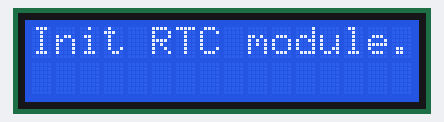
Bench run of a sketch on a simulated ESP8266 (NodeMCU). On the bench: 16×2 character LCD. WiFi joins after 1.5 s; servers stay silent unless stated; network time is answered at once with the bench clock; the local clock reads 2024-03-15 10:24:30 at power-on unless the sketch sets it; what the sketch prints to the serial monitor is not drawn.

Above: at 0.1 s.
At 2.2 s:
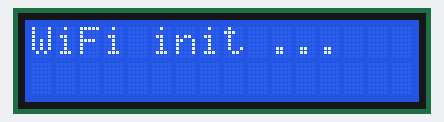
At 3.7 s:
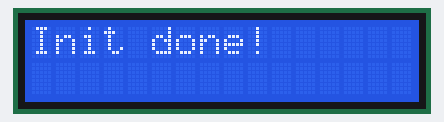
At 5.7 s:
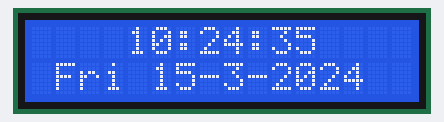
At 22.1 s:
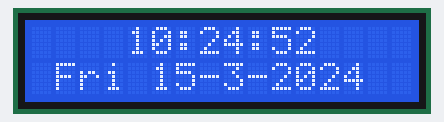
At 38.5 s:
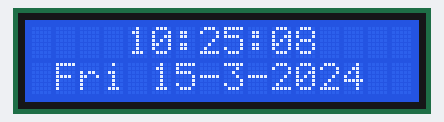

Measured:
- what the display in image 1 shows lasts 1.5 s, from 2.1 s to 3.6 s
- what the display in image 2 shows lasts 2.0 s, from 3.7 s to 5.7 s
- what the display in image 3 shows lasts 1.0 s, from 5.7 s to 6.7 s

The sketch:

clock.ino
```cpp
#include <NTPClient.h>
#include <ESP8266WiFi.h>
#include <WiFiUdp.h>
#include <LiquidCrystal_I2C.h>
#include <time.h>
#include "RTClib.h"
RTC_DS3231 rtc;

// initialize the lcd address for communcation
LiquidCrystal_I2C lcd(0x27,16,2);

// define wifi credentials
const char *ssid     = "YOUR_WIFI_SSID";
const char *password = "YOUR_WIFI_PASSWORD";

bool initialDateShown = false;
String today = "";
int ymd[] = {0, 0, 0};
String days[] = {"Sun", "Mon", "Tue", "Wed", "Thu", "Fri", "Sat"};

// set the ntp client
WiFiUDP ntpUDP;
NTPClient timeClient(ntpUDP, "ro.pool.ntp.org", 7200, 60000);

void setup() {
  lcd.init();
  lcd.backlight();

  showInitMessageLine("Init RTC module...");
  delay(2000);
  if (! rtc.begin()) {
    showInitMessageLine("Couldn't find RTC");
    abort();
  }

  showInitMessageLine("WiFi init ...");
  WiFi.begin(ssid, password);
  while ( WiFi.status() != WL_CONNECTED ) {
    delay ( 500 );
    Serial.print ( "." );
  }

  timeClient.begin();

  showInitMessageLine("Adjust time...");
  timeClient.update();
  rtc.adjust(timeClient.getEpochTime());
  WiFi.mode(WIFI_OFF);
  showInitMessageLine("Init done!");
  delay(2000);
  lcd.clear();
  lcd.setCursor(4,0);
}

// small function that will show init messages on the lcd
void showInitMessageLine(String line){
  lcd.clear();
  lcd.setCursor(0,0);
  lcd.print(line);
}

// function that gets the current time and returns a string with the formated time
String formattedTime(DateTime now) {
  String result = "";
  if(now.hour() < 10){
    result.concat("0");
  }
  result.concat(now.hour());
  result.concat(":");
  if(now.minute() < 10){
    result.concat("0");
  }
  result.concat(now.minute());
  result.concat(":");
  if(now.second() < 10){
    result.concat("0");
  }
  result.concat(now.second());
  return result;
}


// same here for the date
String formatedDate(DateTime now) {
  String result = "";
  result = result + days[now.dayOfTheWeek()] + " ";
  result.concat(now.day());
  result.concat("-");
  result.concat(now.month());
  result.concat("-");
  result.concat(now.year());
  return result;
}


void loop() {
  DateTime now = rtc.now();
  lcd.print(formattedTime(now));
  lcd.setCursor(1,1);
  // show the date only once a day (and keep it on the lcd until the midnight) in order to avoid the lcd flicker
  if(!initialDateShown){
    today = formatedDate(now);
    initialDateShown = true;
    lcd.print(today);
  } else {
    if(now.hour() == 23 && now.minute() == 59 && now.second()== 59) {
      initialDateShown = false;
    }
  }
  delay(1000); // wait for a second
  lcd.setCursor(0,0);
  lcd.print("                ");
  lcd.setCursor(4,0);

}
```
